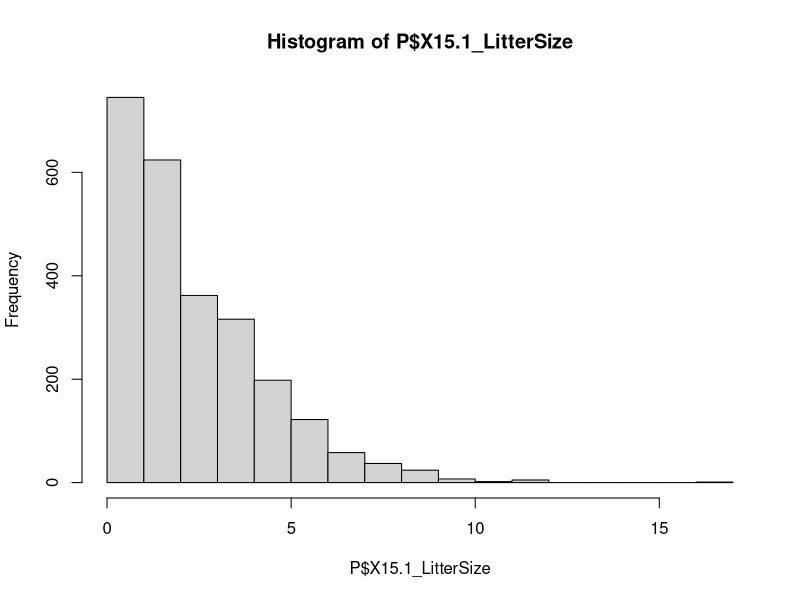
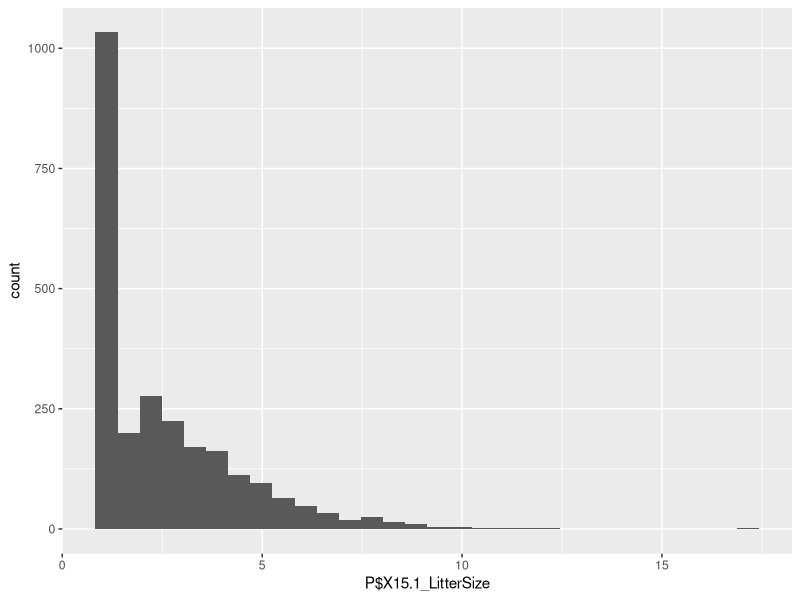
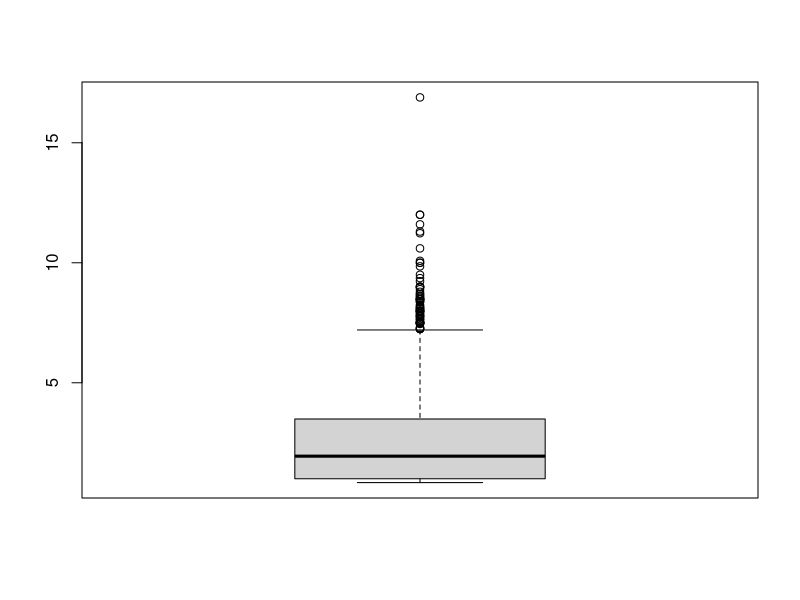
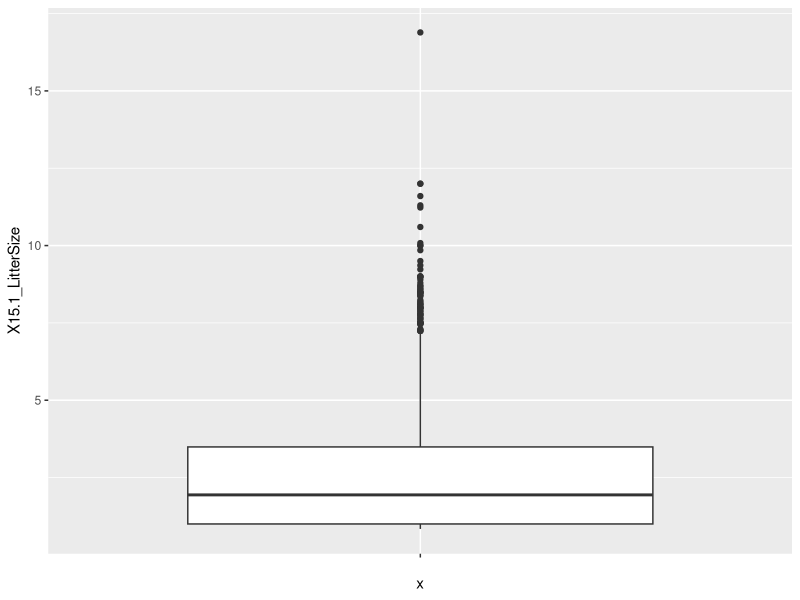
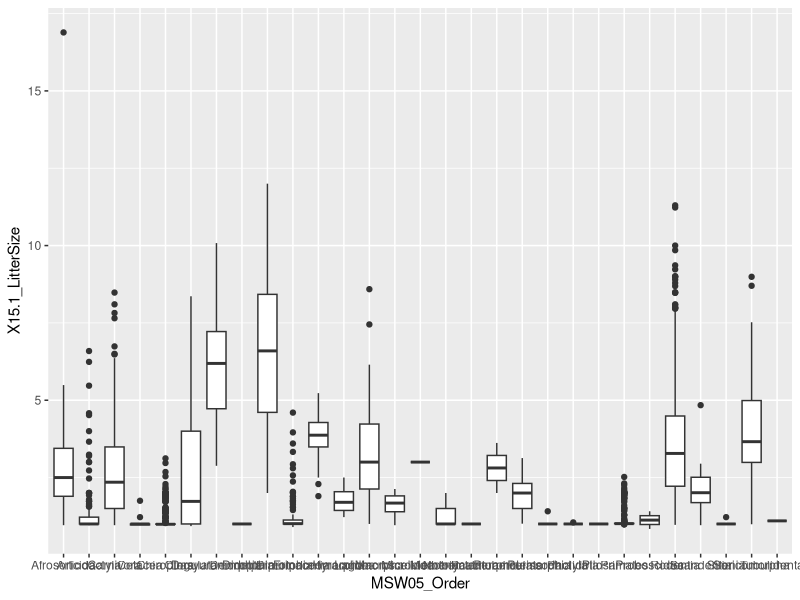
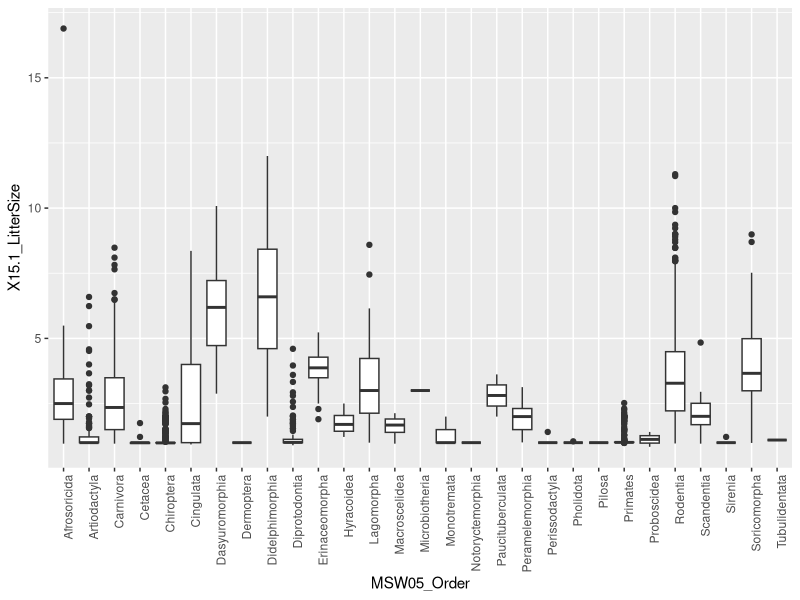
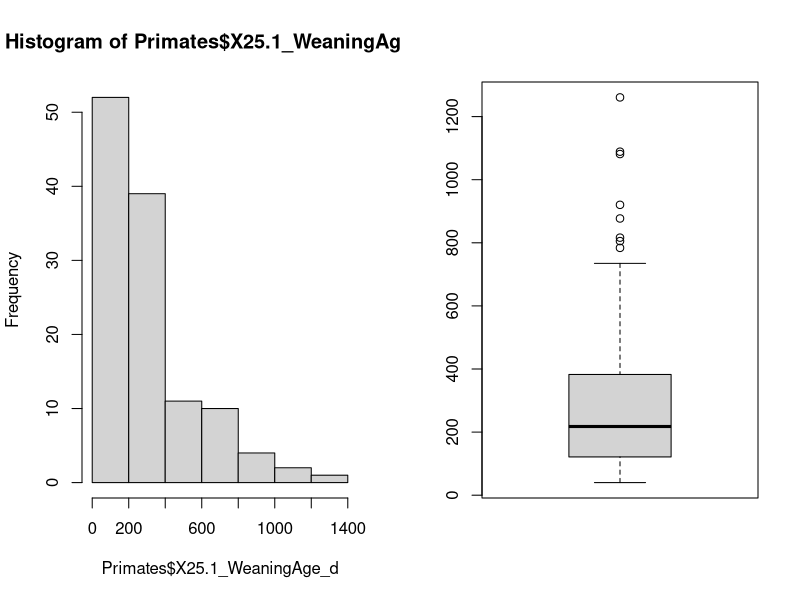
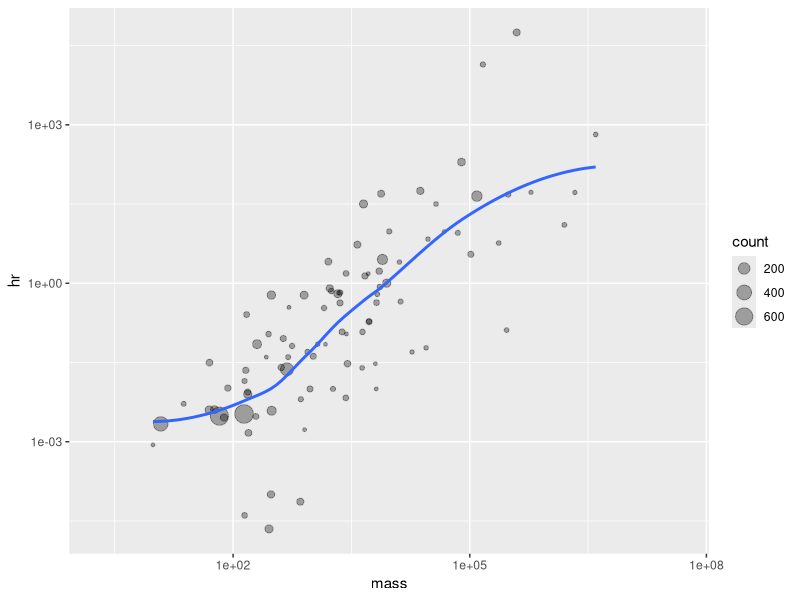

Generate these figures, in order, with R:
## ---- chunk 1
knitr::opts_chunk$set(echo = TRUE)
## ---- chunk 2
#add dependencies = TRUE to make sure R installs packages needed by this package
#install package
install.packages("ggplot2", dependencies = TRUE)
install.packages("dplyr", dependencies = TRUE)
#load package so you can use it here
library(ggplot2)
library(dplyr)
## ---- chunk 3
setwd("~/ilya documents/R/REU/workshops 2018/workshop_2/REU_R_2018_workshop_2")
## ---- chunk 4
#read in; row.names must be NULL or otherwise get error related to duplicate row names
P <- read.csv("PanTHERIA_1-0_WR05_Aug2008.csv", header=TRUE)
#note: reading in as .txt resulted in Genus and species getting split up
#P <- read.table("PanTHERIA_1-0_WR05_Aug2008.txt", header=TRUE, row.names=6)

#view first few lines
head(P)
#view last few lines
tail(P)
## ---- chunk 5
dim(P)
## ---- chunk 6
names(P)
## ---- chunk 7
summary(P)
## ---- chunk 8
# use the $ operator to access a single column
summary(P$X5.1_AdultBodyMass_g)
#notice there are -999 values; need to change to NA
## ---- chunk 9
#see what == does
TRUE==TRUE
1==2
#see what != does
TRUE!=FALSE
1!=1
#find -999 rows
row_indices = which(P$X5.1_AdultBodyMass_g==-999)
#change values to NA
P$X5.1_AdultBodyMass_g[row_indices]=NA
#get summary again
summary(P$X5.1_AdultBodyMass_g)
## ---- chunk 10
#check that there are -999 in various cols
summary(P)
P = replace(P, P==-999, NA)
#check that now there are NAs, no longer -999 as min
summary(P)
## ---- chunk 11
# run various summary stats column length
length(P$X5.1_AdultBodyMass_g)
# minimum value in column
min(P$X5.1_AdultBodyMass_g, na.rm=TRUE)
# maximum value in column
max(P$X5.1_AdultBodyMass_g, na.rm=TRUE)
# range of values in column, min-max
range(P$X5.1_AdultBodyMass_g, na.rm=TRUE)
# mean of column, removes NAs
mean(P$X5.1_AdultBodyMass_g, na.rm=TRUE)
# standard deviation of column
sd(P$X5.1_AdultBodyMass_g, na.rm=TRUE)
## ---- chunk 12
#mydataset[row(s) that meet this criteria, columns that meet this criteria]
P_index<-P[P$MSW05_Family=="Canidae",c(1:8)]
#inspect/summarize
head(P_index)
## ---- chunk 13
#mydataset[row(s) that meet this criteria, columns that meet this criteria]
P_index<-P[P$MSW05_Family %in% c("Canidae","Felidae"), c(1:6)]
#inspect/summarize: check that both dogs and cats are there using function unique
unique(P_index$MSW05_Family)
## ---- chunk 14
#subset(mydataset,row(s) that meet this criteria, select=c(column names or numbers))
P_subset<-subset(P,MSW05_Family=="Canidae",select=c(1:8))
#inspect and summarize
head(P_subset)
## ---- chunk 15
#get data for nocturnal carnivores, including all columns
P_carn_noct_index = P[P$X1.1_ActivityCycle==1 & P$MSW05_Order=="Carnivora",]
#OR
P_carn_noct_subset = subset(P,X1.1_ActivityCycle==1 & MSW05_Order=="Carnivora")
#get data with AdultBodyMass_g greater than median, first 8 columns
median(P$X5.1_AdultBodyMass_g)
#indexing
P_himass_index = P[P$X5.1_AdultBodyMass_g> median(P$X5.1_AdultBodyMass_g),c(1:8)]
#subsetting
P_himass_subset = subset(P,X5.1_AdultBodyMass_g> median(P$X5.1_AdultBodyMass_g),select=c(1:8))
#check this is about half the data
dim(P_himass_subset)
#check both methods get same result
dim(P_himass_index)==dim(P_himass_subset)
## ---- chunk 16
hist(P$X15.1_LitterSize)
## ---- chunk 17
ggplot(data = P, mapping = aes(x = P$X15.1_LitterSize)) + 
  geom_histogram()
## ---- chunk 18
boxplot(P$X15.1_LitterSize)
## ---- chunk 19
#set x = "" because there's just one variable
ggplot(data = P, mapping = aes(x="", y = X15.1_LitterSize))+
  geom_boxplot()
## ---- chunk 20
#set x = Order
ggplot(data = P, mapping = aes(x=MSW05_Order, y = X15.1_LitterSize))+
  geom_boxplot()
## ---- chunk 21
#google search for : "vertical x axis labels ggplot2"
#set x = Order
ggplot(data = P, mapping = aes(x=MSW05_Order, y = X15.1_LitterSize))+
  geom_boxplot()+
  theme(axis.text.x = element_text(angle = 90, hjust = 1))
## ---- chunk 22
Primates = subset(P, MSW05_Order == "Primates")
Rodentia = subset(P, MSW05_Order == "Rodentia")
#or
Primates = P[P$MSW05_Order== "Primates",]
Rodentia = P[P$MSW05_Order== "Rodentia",]
## ---- chunk 23
#use function dim, which returns two numbers -- rows and columns 
dim(Primates)
dim(Rodentia)
## ---- chunk 24
#primates
mean(Primates$X25.1_WeaningAge_d, na.rm=TRUE)
sd(Primates$X25.1_WeaningAge_d, na.rm=TRUE)
#rodents
mean(Rodentia$X25.1_WeaningAge_d, na.rm=TRUE)
sd(Rodentia$X25.1_WeaningAge_d, na.rm=TRUE)
## ---- chunk 25
#create plot with 1 row, 2 columns of subplots
par(mfrow=c(1,2))
hist(Primates$X25.1_WeaningAge_d)
boxplot(Primates$X25.1_WeaningAge_d)
## ---- chunk 26
#Primate outliers; use sort function to put them in order
primate_outliers <- boxplot.stats(Primates$X14.1_InterbirthInterval_d)$out
sort(primate_outliers)
#compare to average
summary(Primates$X14.1_InterbirthInterval_d)
#rodent outliers
rodent_outliers<-  boxplot.stats(Rodentia$X14.1_InterbirthInterval_d)$out
sort(rodent_outliers)
#compare to average
summary(Rodentia$X14.1_InterbirthInterval_d)
## ---- chunk 27
#1. Group species by Order and Family
by_Order_Family <- group_by(P, MSW05_Order, MSW05_Family)
#2. Summarise to compute means of variables of interest and number of species
by_Ord_Fam_sum <- summarise(by_Order_Family,
  count = n(),
  hr = mean(X22.2_HomeRange_Indiv_km2, na.rm = TRUE),
  mass = mean(X5.1_AdultBodyMass_g, na.rm = TRUE)
)
head(by_Ord_Fam_sum)#look at first 6 rows
## ---- chunk 28
#create by_Order_Family to hold summarized info
by_Order_Family_sum <-P %>%
#1. Group species by Order and Family
  group_by(MSW05_Order, MSW05_Family) %>%
#2. Summarise to compute means of variables of interest and number of species
    summarise(
    count = n(),
    hr = mean(X22.2_HomeRange_Indiv_km2, na.rm = TRUE),
    mass = mean(X5.1_AdultBodyMass_g, na.rm = TRUE)
  )
#make a plot of mass vs. hr size with size of dots proportional to number of species
ggplot(data = by_Ord_Fam_sum, mapping = aes(x = mass, y = hr)) +
  geom_point(aes(size = count), alpha = 1/3) +
  geom_smooth(se = FALSE)+
  scale_y_log10()+
  scale_x_log10()
